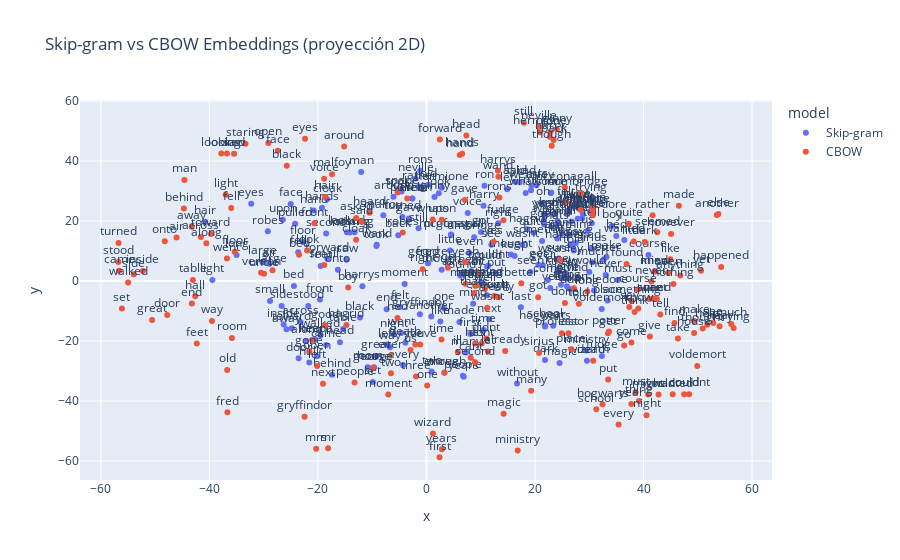

Notebook code cell kept with this figure:
### Code cell
# Graficar los embedddings en 2D
import pandas as pd
import plotly.express as px
import kaleido  # Necesario para guardar imágenes estáticas


MAX_WORDS = 200

# DataFrame para Skip-gram
df_skip = pd.DataFrame({
    "x": vecs_skip[:MAX_WORDS, 0],
    "y": vecs_skip[:MAX_WORDS, 1],
    "word": labels_skip[:MAX_WORDS],
    "model": ["Skip-gram"] * MAX_WORDS
})

# DataFrame para CBOW
df_cbow = pd.DataFrame({
    "x": vecs_cbow[:MAX_WORDS, 0],
    "y": vecs_cbow[:MAX_WORDS, 1],
    "word": labels_cbow[:MAX_WORDS],
    "model": ["CBOW"] * MAX_WORDS
})

# Concatenanar ambos DataFrames
df_plot = pd.concat([df_skip, df_cbow])

# Scatter plot con color por modelo
fig = px.scatter(
    df_plot, x="x", y="y", text="word", color="model",
    title="Skip-gram vs CBOW Embeddings (proyección 2D)"
)

fig.update_traces(textposition="top center")  # move labels so they don’t overlap too much
fig.show()

### Figure 1 — Plotly figure (JSON) as saved in the notebook; plotly's stock layout.template omitted (floating-point values rounded to 4 significant figures; data arrays with more than 128 entries replaced by an {"elided": "..."} marker saying what was removed)
{"data": [{"hovertemplate": "model=Skip-gram<br>x=%{x}<br>y=%{y}<br>word=%{text}<extra></extra>", "legendgroup": "Skip-gram", "marker": {"color": "#636efa", "symbol": "circle"}, "mode": "markers+text", "name": "Skip-gram", "orientation": "v", "showlegend": true, "text": {"elided": "200 str values"}, "textposition": "top center", "type": "scatter", "x": {"elided": "200 float values"}, "xaxis": "x", "y": {"elided": "200 float values"}, "yaxis": "y"}, {"hovertemplate": "model=CBOW<br>x=%{x}<br>y=%{y}<br>word=%{text}<extra></extra>", "legendgroup": "CBOW", "marker": {"color": "#EF553B", "symbol": "circle"}, "mode": "markers+text", "name": "CBOW", "orientation": "v", "showlegend": true, "text": {"elided": "200 str values"}, "textposition": "top center", "type": "scatter", "x": {"elided": "200 float values"}, "xaxis": "x", "y": {"elided": "200 float values"}, "yaxis": "y"}], "layout": {"legend": {"title": {"text": "model"}, "tracegroupgap": 0}, "title": {"text": "Skip-gram vs CBOW Embeddings (proyección 2D)"}, "xaxis": {"anchor": "y", "domain": [0, 1], "title": {"text": "x"}}, "yaxis": {"anchor": "x", "domain": [0, 1], "title": {"text": "y"}}}}
